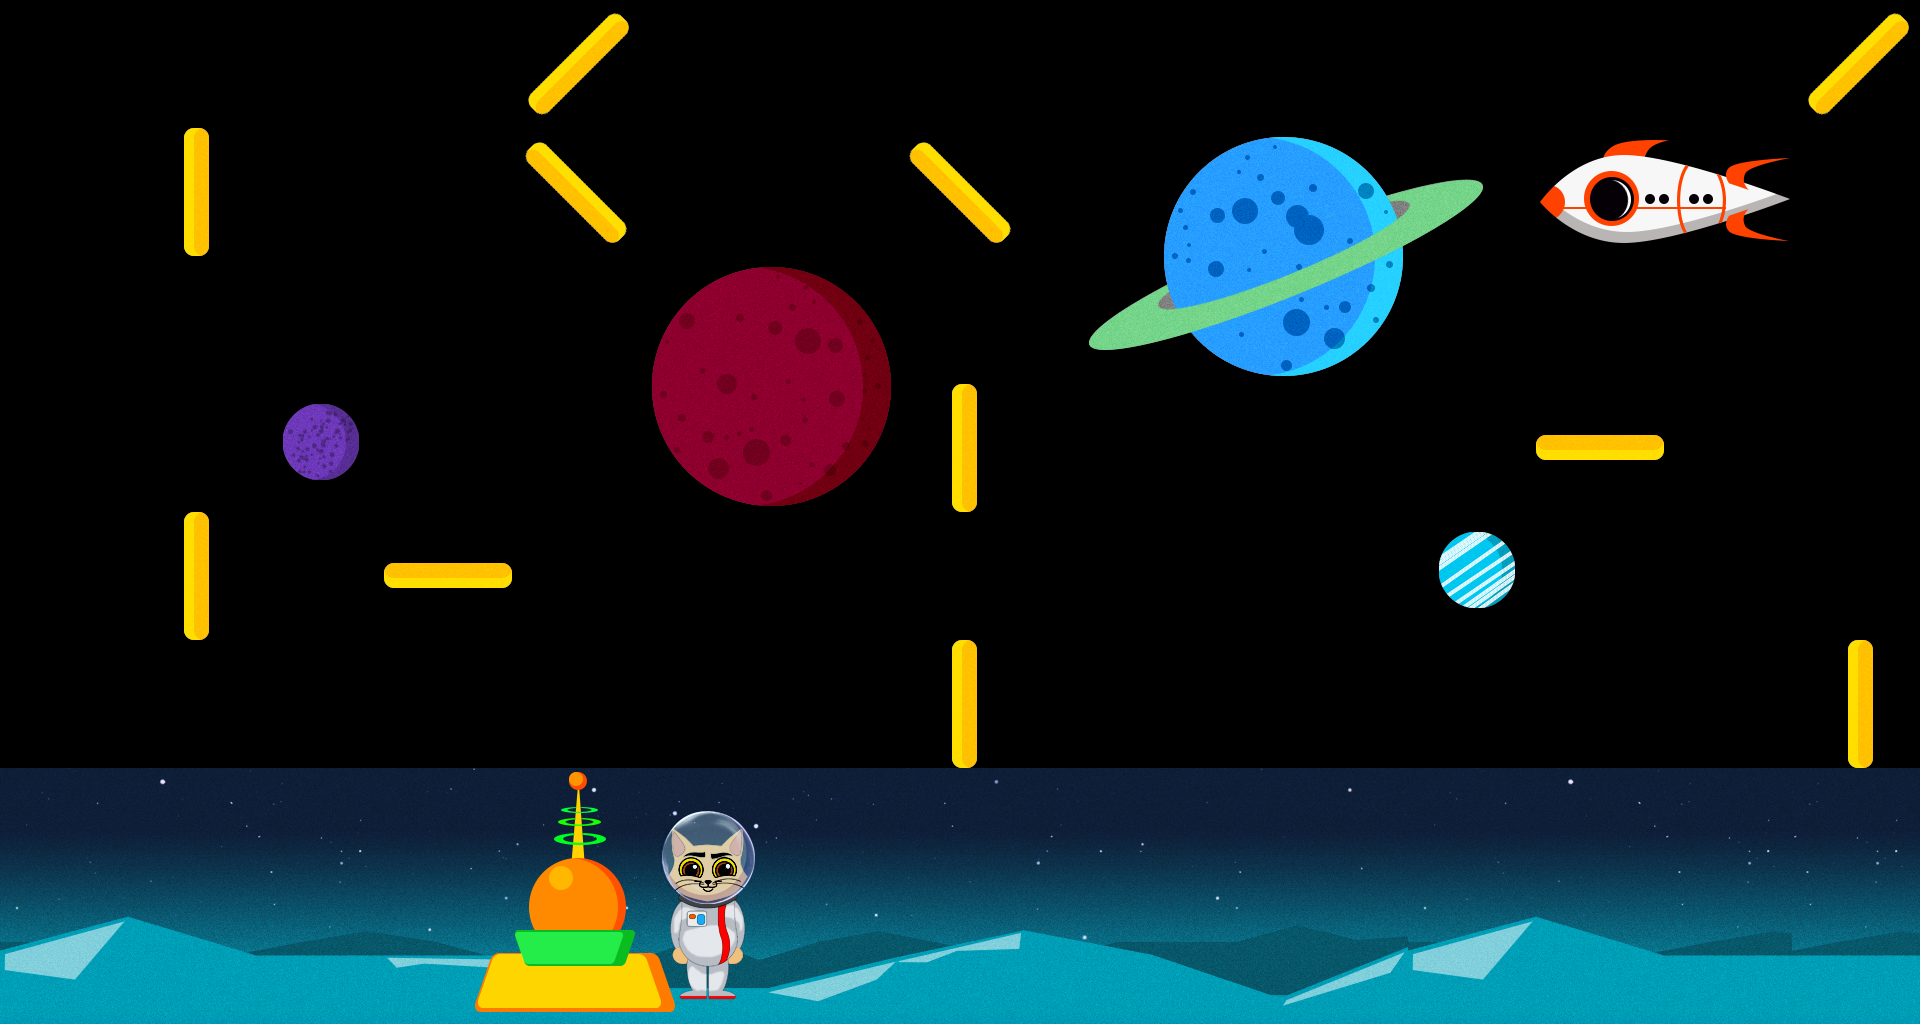

A level layout from a 2D game, rendered from its tile map. Below: a short description, then the map file with its tile-grid data intact:
An orthogonal 15x8 tile map with 128x128 px tiles, 3 tile layers (BackgroudLayer, PlayerLayer, GameLayer), 2 tilesets.

<map version="1.0" tiledversion="1.1.0" orientation="orthogonal" renderorder="right-down" width="15" height="8" tilewidth="128" tileheight="128" infinite="0" nextobjectid="1">
 <tileset firstgid="1" source="tiles.tsx" />
 <tileset firstgid="65" source="template_assets_v1.tsx" />
 <layer name="BackgroudLayer" width="15" height="8">
  <data encoding="csv">
0,0,0,0,0,0,0,0,0,0,0,0,0,0,0,
0,0,0,0,0,0,0,0,0,0,0,0,0,0,0,
0,0,0,0,0,0,0,0,0,0,0,0,0,0,0,
0,0,0,0,0,0,0,0,0,0,0,0,0,0,0,
0,0,0,0,0,0,0,0,0,0,0,0,0,0,0,
0,0,0,0,0,0,0,0,0,0,0,0,0,0,0,
158,159,160,161,162,163,164,165,166,167,168,158,159,160,160,
173,174,175,176,177,178,179,180,181,182,183,173,174,175,175
</data>
 </layer>
 <layer name="PlayerLayer" width="15" height="8">
  <data encoding="csv">
0,0,0,0,0,0,0,0,0,0,0,0,0,0,0,
0,0,0,0,0,0,0,0,0,0,0,0,0,0,0,
0,0,0,0,0,0,0,0,0,0,0,0,0,0,0,
0,0,0,0,0,0,0,0,0,0,0,0,0,0,0,
0,0,0,0,0,0,0,0,0,0,0,0,0,0,0,
0,0,0,0,0,0,0,0,0,0,0,0,0,0,0,
0,0,0,0,0,137,0,0,0,0,0,0,0,0,0,
0,0,0,0,0,152,0,0,0,0,0,0,0,0,0
</data>
 </layer>
 <layer name="GameLayer" width="15" height="8">
  <data encoding="csv">
0,142,0,0,120,0,0,0,0,0,0,0,0,0,120,
0,119,0,0,121,0,0,121,82,83,84,85,92,93,0,
0,0,0,0,0,113,114,0,97,98,99,100,0,0,100,
0,0,101,0,0,128,129,119,0,0,0,0,122,0,0,
0,119,0,122,0,0,0,0,0,0,0,102,0,0,0,
0,0,0,0,0,0,0,119,0,0,0,0,0,0,119,
0,0,0,89,90,91,0,0,0,0,0,0,0,0,0,
0,0,0,104,105,106,0,0,0,0,0,0,0,0,0
</data>
 </layer>
</map>
